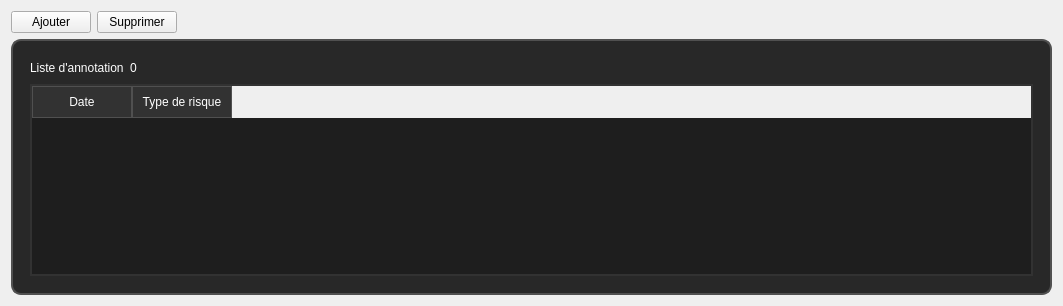
         <widget class="QWidget" name="page_5">
          <layout class="QGridLayout" name="gridLayout_9">
           <item row="0" column="1">
            <widget class="QPushButton" name="pushButton_2">
             <property name="text">
              <string>Supprimer</string>
             </property>
            </widget>
           </item>
           <item row="0" column="0">
            <widget class="QPushButton" name="pushButton">
             <property name="text">
              <string>Ajouter</string>
             </property>
            </widget>
           </item>
           <item row="0" column="2">
            <spacer name="horizontalSpacer_3">
             <property name="orientation">
              <enum>Qt::Horizontal</enum>
             </property>
             <property name="sizeHint" stdset="0">
              <size>
               <width>869</width>
               <height>20</height>
              </size>
             </property>
            </spacer>
           </item>
           <item row="1" column="0" colspan="3">
            <widget class="QFrame" name="frame_3">
             <property name="styleSheet">
              <string notr="true">.QFrame {
    background-color: rgb(40, 40, 40); /* Fond sombre */
    color: white; /* Texte en blanc */
    font: 14px &quot;Arial&quot;; /* Police et taille du texte */
    border: 2px solid rgb(80, 80, 80); /* Bordure subtile */
    border-radius: 10px; /* Coins arrondis */
    padding: 8px; /* Espacement interne pour le texte */
}

</string>
             </property>
             <property name="frameShape">
              <enum>QFrame::StyledPanel</enum>
             </property>
             <property name="frameShadow">
              <enum>QFrame::Raised</enum>
             </property>
             <layout class="QGridLayout" name="gridLayout_8">
              <item row="0" column="0">
               <widget class="QLabel" name="label_28">
                <property name="styleSheet">
                 <string notr="true">.QLabel{
	color: white;
    font: bold 14px &quot;Arial&quot;; /* Police en gras */
	padding: 0px;
}</string>
                </property>
                <property name="text">
                 <string>Liste d'annotation</string>
                </property>
               </widget>
              </item>
              <item row="0" column="1">
               <widget class="QLabel" name="label_counter_2">
                <property name="styleSheet">
                 <string notr="true">.QLabel{
	color: white;
    font: bold 14px &quot;Arial&quot;; /* Police en gras */
	padding: 0px;
}</string>
                </property>
                <property name="text">
                 <string>0</string>
                </property>
               </widget>
              </item>
              <item row="0" column="2">
               <spacer name="horizontalSpacer_7">
                <property name="orientation">
                 <enum>Qt::Horizontal</enum>
                </property>
                <property name="sizeHint" stdset="0">
                 <size>
                  <width>664</width>
                  <height>20</height>
                 </size>
                </property>
               </spacer>
              </item>
              <item row="1" column="0" colspan="3">
               <widget class="QTableWidget" name="tableWidget_gestion">
                <property name="styleSheet">
                 <string notr="true">/* Style général du QTableWidget */
QTableWidget {
    background-color: rgb(30, 30, 30); /* Fond sombre */
    color: white; /* Texte blanc */
    font: 14px &quot;Arial&quot;; /* Police moderne */
    border: 2px solid rgb(50, 50, 50); /* Bordure légère */
    gridline-color: rgb(80, 80, 80); /* Couleur des lignes */
   /*  border-radius: 8px; Coins arrondis */
}

/* En-tête des colonnes */
QHeaderView::section {
    background-color: rgb(50, 50, 50); /* Fond plus clair pour les en-têtes */
    color: white; /* Texte blanc */
    font: bold 14px &quot;Arial&quot;; /* Police en gras */
    padding: 6px;
    border: 1px solid rgb(80, 80, 80);

}

/* Surbrillance des lignes lors du survol */
QTableWidget::item:hover {
    background-color: rgb(70, 70, 70); /* Gris foncé au survol */
}

/* Sélection d'une ligne */
QTableWidget::item:selected {
    background-color: rgb(0, 150, 255); /* Bleu moderne */
    color: white; /* Texte toujours blanc */
}

/* Ajustement des coins pour l'en-tête */
QTableCornerButton::section {
    background-color: rgb(50, 50, 50);
    border: 1px solid rgb(80, 80, 80);
}


</string>
                </property>
                <column>
                 <property name="text">
                  <string>Date</string>
                 </property>
                </column>
                <column>
                 <property name="text">
                  <string>Type de risque</string>
                 </property>
                </column>
               </widget>
              </item>
             </layout>
            </widget>
           </item>
          </layout>
         </widget>
